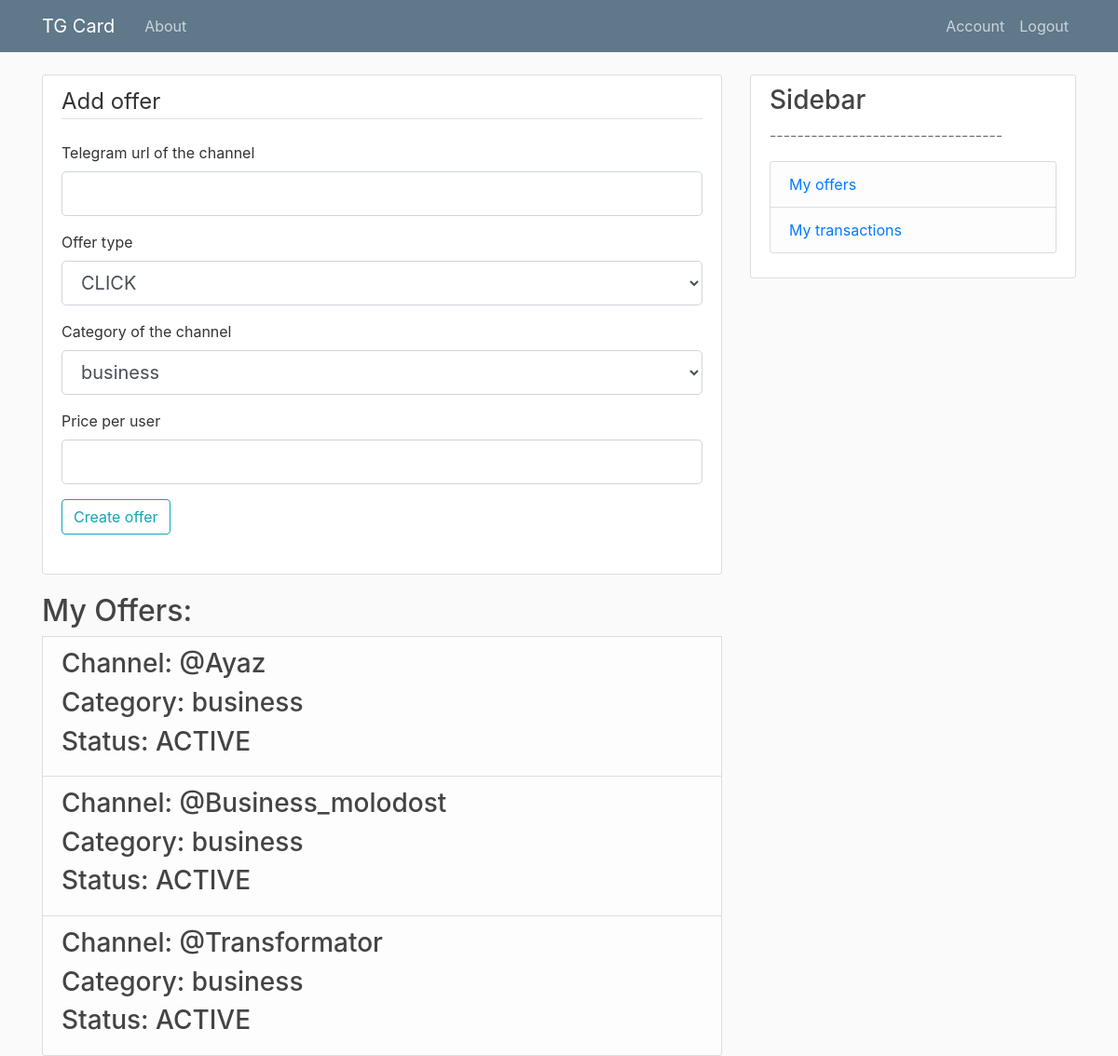
The page /offer (signed in) on the database as committed earlier.
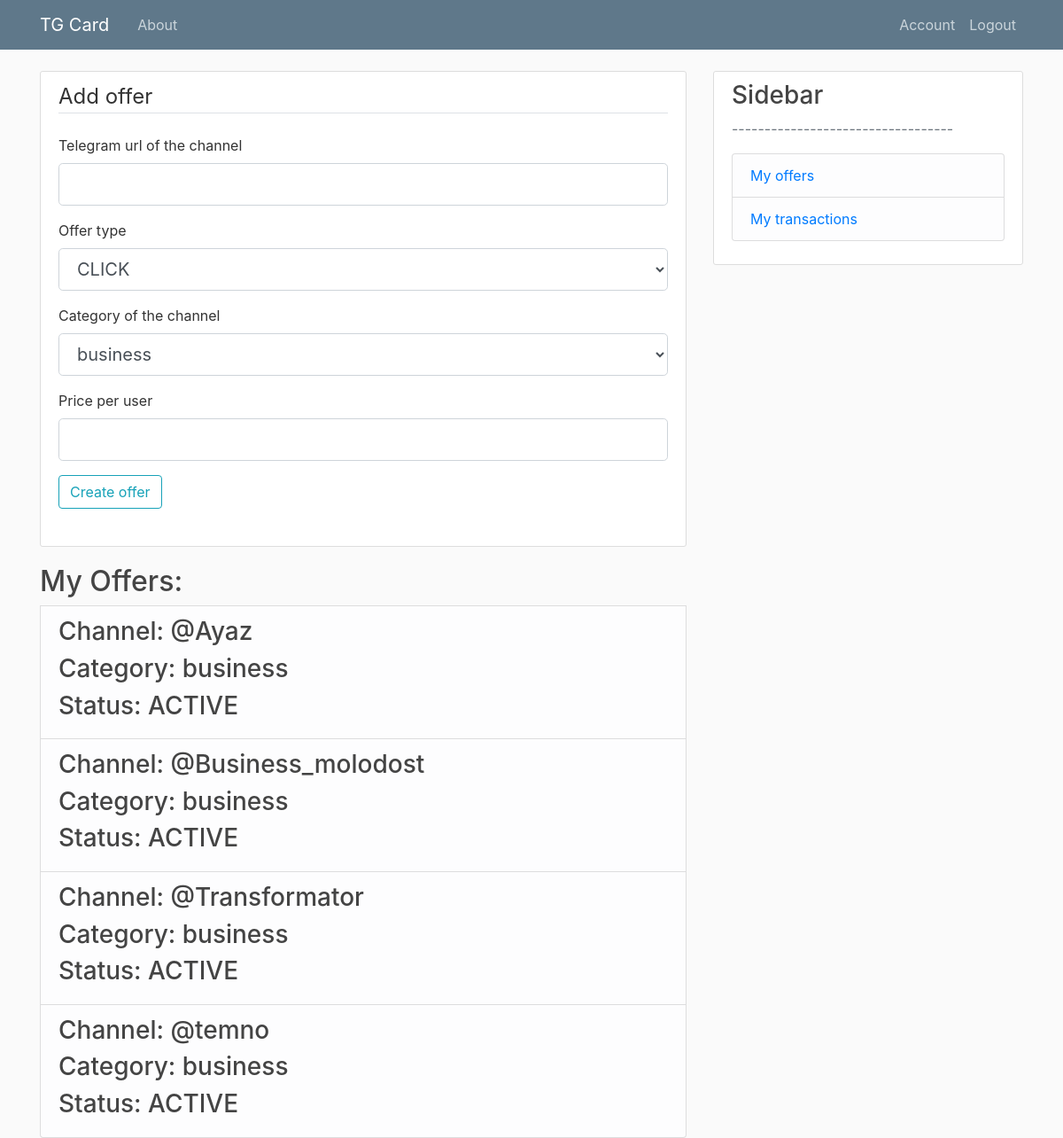
The same page on the database as committed later.
### models.py (models this page shows, shortened)
class Offer(db.Model):
    id = db.Column(db.Integer, primary_key=True)
    tgLink = db.Column(db.String, index=True, unique=True, nullable=False)
    offerType = db.Column(db.String, index=True, nullable=False) # click \ subscribe
    price = db.Column(db.Float, index=True, nullable=False)
    status = db.Column(db.Integer, index=True, nullable=False) # active \ inactive
    advertId = db.Column(db.Integer, db.ForeignKey('user.id'), nullable=False)
    tasks = db.relationship('Task', backref='offer', lazy=True)
    categoryListAdv = db.relationship('CategoryListAdv', backref='offer', lazy=True)

class Category(db.Model):
    id = db.Column(db.Integer, primary_key=True)
    title = db.Column(db.String, index=True, unique=True, nullable=False)
    categoryListAdv = db.relationship('CategoryListAdv', backref='category', lazy=True)
    categoryListAff = db.relationship('CategoryListAff', backref='category', lazy=True)

### routes.py (the view, shortened to what this page needs)
@app.route("/offer", methods=['GET', 'POST'])
@advertiser_access_level()
@login_required
def offer():
    formCategories = [(g.id, g.title) for g in Category.query.all()]
    form = CreateOfferForm()
    form.categoryListAdv.choices = formCategories
    return render_template('offer.html', title='Offer', form=form)

### forms.py
class CreateOfferForm(FlaskForm):
    tgLink = StringField('Telegram url of the channel', validators=[DataRequired()])
    offerType = SelectField('Offer type',
                        choices=[('CLICK','CLICK'), ('SUBSCRIBE','SUBSCRIBE')])
    categoryListAdv = SelectField('Category of the channel', coerce=int)
    price = FloatField('Price per user', validators=[DataRequired()])
    submit = SubmitField('Create offer')

### models.py (called while the page is built)
@login_manager.user_loader
def load_user(user_id):
    return User.query.get(int(user_id))

### routes.py (called while the page is built)
def advertiser_access_level():
    def decorator(f):
        @wraps(f)
        def decorated_function(*args, **kwargs):
            if current_user.role != 'ADVERTISER':
                return redirect(url_for('access_error_page'))
            return f(*args, **kwargs)
        return decorated_function
    return decorator

### templates/offer.html (shortened to what this page needs)
{% extends "layout.html" %}
{% block content %}
    <div class="content-section">
        <form method="POST" action="">
        <fieldset class="form-group">
            <legend class="border-bottom mb-4">Add offer</legend>
            <div class="form-group">
                {{ form.tgLink.label(class="form-control-label") }}
                {% if form.tgLink.errors %}
                    {{ form.tgLink(class="form-control form-control-lg is-invalid") }}
                    <div class="invalid-feedback">
                        {% for error in form.tgLink.errors %}
                            <span>{{ error }}</span>
                        {% endfor %}
                    </div>
                {% else %}
                    {{ form.tgLink(class="form-control form-control-lg") }}
                {% endif %}
            </div>
            <div class="form-group">
                {{ form.offerType.label(class="form-control-label") }}
                {% if form.offerType.errors %}
                    {{ form.offerType(class="form-control form-control-lg is-invalid") }}
                    <div class="invalid-feedback">
                        {% for error in form.offerType.errors %}
                            <span>{{ error }}</span>
                        {% endfor %}
                    </div>
                {% else %}
                    {{ form.offerType(class="form-control form-control-lg") }}
                {% endif %}
            </div>
            <div class="form-group">
                {{ form.categoryListAdv.label(class="form-control-label") }}
                {% if form.categoryListAdv.errors %}
                    {{ form.categoryListAdv(class="form-control form-control-lg is-invalid") }}
                    <div class="invalid-feedback">
                        {% for error in form.categoryListAdv.errors %}
                            <span>{{ error }}</span>
                        {% endfor %}
                    </div>
                {% else %}
                    {{ form.categoryListAdv(class="form-control form-control-lg") }}
                {% endif %}
            </div>
            <div class="form-group">
                {{ form.price.label(class="form-control-label") }}
                {% if form.price.errors %}
                    {{ form.price(class="form-control form-control-lg is-invalid") }}
                    <div class="invalid-feedback">
                        {% for error in form.price.errors %}
                            <span>{{ error }}</span>
                        {% endfor %}
                    </div>
                {% else %}
                    {{ form.price(class="form-control form-control-lg") }}
                {% endif %}
            </div>
    	    <div class="form-group">
         	    {{ form.submit(class="btn btn-outline-info") }}
    	    </div>
            </fieldset>
        </form>
    </div>
    <h2>My Offers: </h2>
    {% for offer in current_user.offers %}
    <li class="list-group-item list-group-item-light">
    <table>
        <tr>
                <ul class="list-group">
                    <h3>Channel: {{offer.tgLink}} </h3>
                    <h3>Category: {{offer.categoryListAdv[0].category.title}}</h3>
                    <h3>Status: {{offer.status}}</h3>
                </ul>
        </tr>
    </table>
    </li>
    {% endfor %}
{% endblock content %}

Rows that differ between the two databases and show on the page:
added Offer: tgLink "@temno", title "business", status "ACTIVE"
